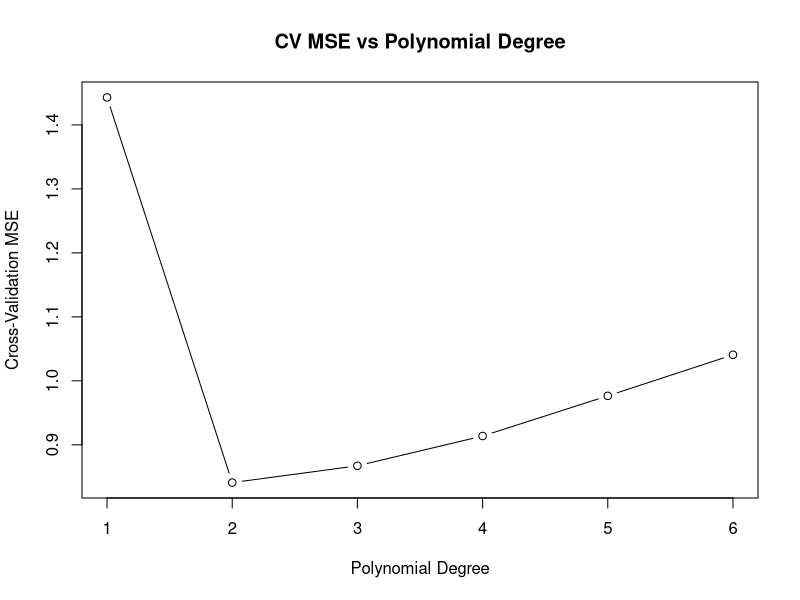

Source code (R):
## ---- chunk 1
Q2_model <- function(n, beta0 = 1, beta1 = 2, beta2 = -1, sigma = 1) {
  X1 <- runif(n, min = -2, max = 2)
  epsilon <- rnorm(n, mean = 0, sd = sigma)
  Y <- beta0 + beta1 * X1 + beta2 * (X1^2) + epsilon
  data.frame(X1 = X1, Y = Y)
}

# question 2.a

Q2_observations <- Q2_model(60)

Q2_poly_degree <- c(1, 2, 3, 4, 5, 6)

Q2_CV <- function(data, degrees, k = 5) {
  n <- nrow(data)
  folds <- sample(rep(1:k, length.out = n))
  cv_errors <- numeric(length(degrees))
  
  for (d in seq_along(degrees)) {
    degree <- degrees[d]
    fold_errors <- numeric(k)
    
    for (fold in 1:k) {
      train_data <- data[folds != fold, ]
      test_data <- data[folds == fold, ]
      
      model <- lm(Y ~ poly(X1, degree), data = train_data)
      predictions <- predict(model, newdata = test_data)
      fold_errors[fold] <- mean((test_data$Y - predictions)^2)
    }
    
    cv_errors[d] <- mean(fold_errors)
  }
  
  names(cv_errors) <- paste0("Degree_", degrees)
  return(cv_errors)
}

print("MSE for polynomials of degree 1,...,6")
Q2_CV(Q2_observations, Q2_poly_degree)

## ---- chunk 2
Q2_plot_CV_errors <- function(cv_errors) {
  plot(as.numeric(sub("Degree_", "", names(cv_errors))), cv_errors, type = "b",
       xlab = "Polynomial Degree", ylab = "Cross-Validation MSE",
       main = "CV MSE vs Polynomial Degree")
}

Q2_plot_CV_errors(Q2_CV(Q2_observations, Q2_poly_degree))
## ---- chunk 3
Q2_train_test_split <- function(data, train_frac = 0.7) {
  n <- nrow(data)
  train_indices <- sample(1:n, size = floor(train_frac * n))
  train_data <- data[train_indices, ]
  test_data <- data[-train_indices, ]
  list(train = train_data, test = test_data)
}

Q2_MSE <- function(train_data, test_data, degree) {
  model <- lm(Y ~ poly(X1, degree), data = train_data)
  predictions <- predict(model, newdata = test_data)
  mean((test_data$Y - predictions)^2)
}

Q2_main <- function() {
  data <- Q2_model(60)
  
  cv_errors <- Q2_CV(data, Q2_poly_degree)
  
  
  #Q2_plot_CV_errors(cv_errors)
  
  splits <- Q2_train_test_split(data)
  train_data <- splits$train
  test_data <- splits$test
  
  test_MSEs <- sapply(Q2_poly_degree, function(d) {
    Q2_MSE(train_data, test_data, d)
  })
  
  print("CV error of different degrees")
  names(cv_errors) <- paste0("Degree_", Q2_poly_degree)
  print(cv_errors)
  print("")
  print("MSE of different degrees")
  names(test_MSEs) <- paste0("Degree_", Q2_poly_degree)
  print(test_MSEs)
}

Q2_main()
## ---- chunk 4
Q3_n <- 40
Q3_p <- 3
Q3_sigma <- 1

Q3_X <- matrix(rnorm(Q3_n * Q3_p), nrow = Q3_n, ncol = Q3_p)
Q3_data <- data.frame(y = rnorm(Q3_n, sd = Q3_sigma), Q3_X)

Q3_fit_model <- function(data) {
  model <- lm(y ~ ., data = data)
  summary(model)
}

Q3_X_matrix <- model.matrix(lm(y ~ ., data = Q3_data))

Q3_H <- Q3_X_matrix %*% solve(t(Q3_X_matrix) %*% Q3_X_matrix) %*% t(Q3_X_matrix)

h <- diag(Q3_H)

Q3_shortcut_LOOCV <- function(data, h) {
    n <- nrow(data)
    model <- lm(y ~ ., data = data)
    residuals <- resid(model)
    loo_cv_errors <- (residuals / (1 - h))^2
    mean(loo_cv_errors)
}

Q3_refitting_LOOCV <- function(data) {
    n <- nrow(data)
    loo_cv_errors <- numeric(n)

    for (i in 1:n) {
        train_data <- data[-i, ]
        test_data <- data[i, , drop = FALSE]

        model <- lm(y ~ ., data = train_data)
        prediction <- predict(model, newdata = test_data)

        loo_cv_errors[i] <- (test_data$y - prediction)^2
    }

    mean(loo_cv_errors)
}

Q3_main <- function() {
    fit_summary <- Q3_fit_model(Q3_data)
    
    time_shortcut_start <- Sys.time()
    loocv_shortcut_mse <- Q3_shortcut_LOOCV(Q3_data, h)
    time_shortcut_end <- Sys.time()
    time_refit_start <- Sys.time()
    loocv_refit_mse <- Q3_refitting_LOOCV(Q3_data)
    time_refit_end <- Sys.time()

    absolute_difference <- abs(loocv_shortcut_mse - loocv_refit_mse)

    print(paste("LOOCV MSE (Shortcut):", loocv_shortcut_mse))
    print(paste("LOOCV MSE (Refitting):", loocv_refit_mse))
    print(paste("Absolute Difference:", absolute_difference))
    print(paste("Time taken (Shortcut):", time_shortcut_end - time_shortcut_start))
    print(paste("Time taken (Refitting):", time_refit_end - time_refit_start))
}

Q3_main()

## ---- chunk 5
Q4_sample_median_error <- function(n = 50, B = 2000) {
  medians <- numeric(B)
  
  for (b in 1:B) {
    sample_data <- rnorm(n)
    medians[b] <- median(sample_data)
  }
  
  median_estimate <- mean(medians)
  temp <- mean((medians - median_estimate)^2)

  MSE_bootstrap <- ((1/(B-1)) * sum((medians - median_estimate)^2))^0.5

  list(median_estimate = median_estimate, mse = MSE_bootstrap)

}

Q4_compute_theoretical <- function(n = 50, mu = 0, sigma = 1) {
    f_mu <- 1 / (2*pi)^0.5
    theoretical <- 1/(2*(n^0.5)*f_mu)
    return(theoretical)
}

Q4_compare_errors <- function() {
  n <- 50
  B <- 2000
  
  sim_results <- Q4_sample_median_error(n, B)
  theoretical_mse <- Q4_compute_theoretical(n)
  
  print(paste("Simulated Median Estimate:", sim_results$median_estimate))
  print(paste("Simulated MSE:", sim_results$mse))
  print(paste("Theoretical MSE:", theoretical_mse))
  print(paste("MSE error:", abs(theoretical_mse - sim_results$mse)))
}

Q4_compare_errors()
## ---- chunk 6
Q5_n <- 30

Q5_true_theta <- function(n) {
  n / (n + 1)
}

Q5_true_var <- function(n) {
  n / ((n + 1)^2 * (n + 2))
}

Q5_simulate_theta_hat <- function(n, B = 10000) {
  theta_hats <- numeric(B)
  
  for (b in 1:B) {
    sample_data <- runif(n, min = 0, max = 1)
    theta_hats[b] <- max(sample_data)
  }
  
  mean_theta_hat <- mean(theta_hats)
  var_theta_hat <- var(theta_hats)
  
  list(mean_theta_hat = mean_theta_hat, var_theta_hat = var_theta_hat)
}

Q5_main <- function() {
  n <- Q5_n
  B <- 10000
  
  sim_results <- Q5_simulate_theta_hat(n, B)
  true_theta <- Q5_true_theta(n)
  true_var <- Q5_true_var(n)
  
  theta_error = abs(true_theta - sim_results$mean_theta_hat)
  var_error = abs(true_var - sim_results$var_theta_hat)
  
  print(paste("Simulated E[theta_hat]: ", round(sim_results$mean_theta_hat, 4)))
  print(paste("True E[theta_hat]: ", round(true_theta, 4)))
  print(paste("Simulated Var(theta_hat): ", round(sim_results$var_theta_hat, 6)))
  print(paste("True Var(theta_hat): ", round(true_var, 6)))
  print("")
  print(paste("E[theta_hat] error: ", round(theta_error, 4)))
  print(paste("Var(theta_hat) error: ", round(var_error, 6)))
}

Q5_main()
